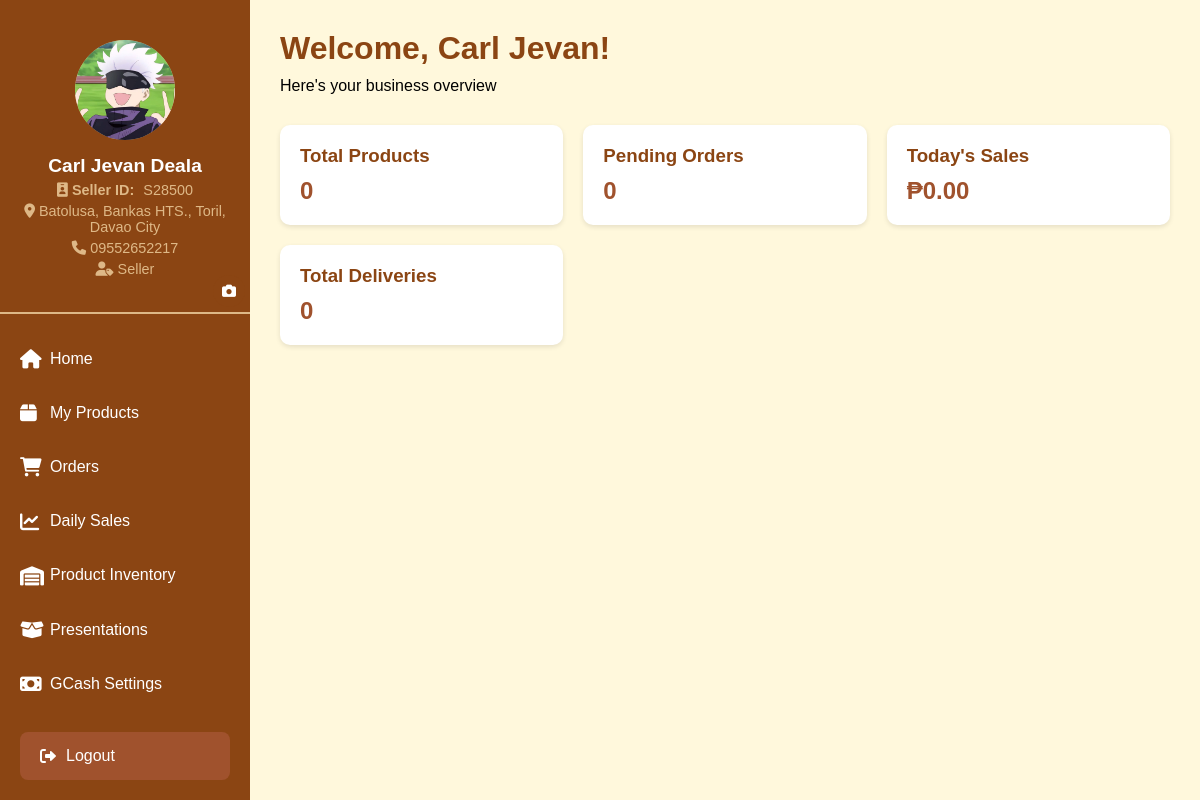
The page /seller_dashboard.php (signed in) on the database its author committed.
### tables this page shows
CREATE TABLE `users` (
  `ID` int(25) NOT NULL,
  `lastname` varchar(25) NOT NULL,
  `firstname` varchar(25) NOT NULL,
  `email` varchar(25) NOT NULL,
  `username` text NOT NULL,
  `password` text NOT NULL,
  `contactno` text NOT NULL,
  `address` text NOT NULL,
  `role` text NOT NULL,
  `created_at` timestamp NOT NULL DEFAULT current_timestamp(),
  `profile_photo` varchar(255) DEFAULT NULL,
  `employer_id` int(25) DEFAULT NULL
);

CREATE TABLE `seller_ids` (
  `id` int(11) NOT NULL,
  `user_id` int(11) DEFAULT NULL,
  `seller_unique_id` varchar(10) DEFAULT NULL,
  `created_at` timestamp NOT NULL DEFAULT current_timestamp()
);

### classes/User.php (called while the page is built, shortened)
<?php
class User {
    private $conn;
    public function __construct($conn) {
        $this->conn = $conn;
    }
    public function getUserById($userId) {
        $query = "SELECT * FROM users WHERE id = ?";
        $stmt = $this->conn->prepare($query);
        $stmt->execute([$userId]);
        return $stmt->fetch();
    }
}

### seller_dashboard.php (the view, shortened to what this page needs)
<?php
require_once 'database/config.php';
require_once 'classes/User.php';
$user = new User($pdo);
$userDetails = $user->getUserById($_SESSION['user_id']);
?>
<!DOCTYPE html>
<html lang="en">
<head>
    <link rel="stylesheet" href="https://cdnjs.cloudflare.com/ajax/libs/font-awesome/6.0.0/css/all.min.css">
</head>
<body>
    <div class="sidebar">
        <div class="profile-section">
            <div class="profile-image">
                <?php if (!empty($userDetails['profile_photo'])): ?>
                    <img src="<?php echo htmlspecialchars($userDetails['profile_photo']); ?>" alt="Profile Photo" style="width: 100%; height: 100%; border-radius: 50%; object-fit: cover;">
                <?php else: ?>
                    <i class="fas fa-user"></i>
                <?php endif; ?>
            </div>
            <button class="change-photo-btn" onclick="showProfileUploadModal()">
                <i class="fas fa-camera"></i>
            </button>
            <div class="profile-details">
                <h3><?php echo htmlspecialchars($userDetails['firstname'] . ' ' . $userDetails['lastname']); ?></h3>
                <?php
                $stmt = $pdo->prepare("SELECT seller_unique_id FROM seller_ids WHERE user_id = ?");
                $stmt->execute([$_SESSION['user_id']]);
                $sellerID = $stmt->fetch();
                ?>
                <p><strong><i class="fas fa-id-badge"></i> Seller ID:</strong> <?php echo htmlspecialchars($sellerID['seller_unique_id']); ?></p>
                <p><i class="fas fa-map-marker-alt"></i> <?php echo htmlspecialchars($userDetails['address']); ?></p>
                <p><i class="fas fa-phone"></i> <?php echo htmlspecialchars($userDetails['contactno']); ?></p>
                <p><i class="fas fa-user-tag"></i> <?php echo htmlspecialchars($userDetails['role']); ?></p>
            </div>
        </div>
        <ul class="nav-links">
            <li>
                <a href="seller_dashboard.php">
                    <i class="fas fa-home"></i>
                    <span>Home</span>
                </a>
            </li>
            <li>
                <a href="my_products.php">
                    <i class="fas fa-box"></i>
                    <span>My Products</span>
                </a>
            </li>
            <li>
                <a href="orders.php">
                    <i class="fas fa-shopping-cart"></i>
                    <span>Orders</span>
                </a>
            </li>
            <li>
                <a href="daily_sales.php">
                    <i class="fas fa-chart-line"></i>
                    <span>Daily Sales</span>
                </a>
            </li>
            <li>
                <a href="inventory.php">
                    <i class="fas fa-warehouse"></i>
                    <span>Product Inventory</span>
                </a>
            </li>
            <li>
                <a href="presentations.php" class="active">
                    <i class="fas fa-box-open"></i>
                    <span>Presentations</span>
                </a>
            </li>
            <li>
                <a href="gcash_settings.php">
                    <i class="fas fa-money-bill"></i>
                    <span>GCash Settings</span>
                </a>
            </li>
        </ul>
        <div class="logout-btn">
            <a href="logout.php">
                <i class="fas fa-sign-out-alt"></i>
                <span>Logout</span>
            </a>
        </div>
    </div>
    <div class="main-content">
        <div class="dashboard-header">
            <h1>Welcome, <?php echo htmlspecialchars($userDetails['firstname']); ?>!</h1>
            <p>Here's your business overview</p>
        </div>
        <div class="dashboard-stats">
            <div class="stat-card">
                <h3>Total Products</h3>
                <p>0</p>
            </div>
            <div class="stat-card">
                <h3>Pending Orders</h3>
                <p>0</p>
            </div>
            <div class="stat-card">
                <h3>Today's Sales</h3>
                <p>₱0.00</p>
            </div>
            <div class="stat-card">
                <h3>Total Deliveries</h3>
                <p>0</p>
            </div>
        </div>
    </div>
</body>
</html>

### seller_dashboard.php (style rules this page uses)
:root { --primary-brown: #8B4513; --secondary-brown: #A0522D; --light-brown: #DEB887; --bg-brown: #FFF8DC; --sidebar-width: 250px; }
* { margin: 0; padding: 0; box-sizing: border-box; }
body { font-family: 'Arial', sans-serif; background-color: var(--bg-brown); min-height: 100vh; display: flex; }
.sidebar { width: var(--sidebar-width); background-color: var(--primary-brown); color: white; padding: 20px 0; height: 100vh; position: fixed; left: 0; top: 0; overflow-y: auto; }
.profile-section { padding: 20px; text-align: center; border-bottom: 2px solid var(--light-brown); margin-bottom: 20px; position: relative; }
.profile-image { width: 100px; height: 100px; border-radius: 50%; background-color: var(--light-brown); margin: 0 auto 15px; display: flex; align-items: center; justify-content: center; font-size: 40px; color: var(--primary-brown); }
.profile-details { margin-bottom: 15px; }
.profile-details h3 { margin-bottom: 5px; font-size: 1.2rem; }
.profile-details p { font-size: 0.9rem; color: var(--light-brown); margin: 5px 0; }
.profile-details p strong { color: var(--light-brown); margin-right: 5px; }
.nav-links { list-style: none; padding: 0; }
.nav-links li { margin-bottom: 5px; }
.nav-links a { display: flex; align-items: center; padding: 15px 20px; color: white; text-decoration: none; transition: all 0.3s ease; }
.nav-links i { width: 30px; font-size: 1.2rem; }
.logout-btn { position: absolute; bottom: 20px; width: 100%; padding: 0 20px; }
.logout-btn a { display: flex; align-items: center; padding: 15px 20px; color: white; text-decoration: none; background-color: var(--secondary-brown); border-radius: 8px; transition: all 0.3s ease; }
.logout-btn i { margin-right: 10px; }
.main-content { margin-left: var(--sidebar-width); padding: 30px; width: calc(100% - var(--sidebar-width)); }
.dashboard-header { margin-bottom: 30px; }
.dashboard-header h1 { color: var(--primary-brown); font-size: 2rem; margin-bottom: 10px; }
.dashboard-stats { display: grid; grid-template-columns: repeat(auto-fit, minmax(250px, 1fr)); gap: 20px; margin-bottom: 30px; }
.stat-card { background-color: white; padding: 20px; border-radius: 10px; box-shadow: 0 2px 5px rgba(0, 0, 0, 0.1); }
.stat-card h3 { color: var(--primary-brown); margin-bottom: 10px; }
.stat-card p { font-size: 1.5rem; color: var(--secondary-brown); font-weight: bold; }
.change-photo-btn { position: absolute; bottom: 5px; right: 5px; background: var(--primary-brown); color: white; width: 32px; height: 32px; border-radius: 50%; border: none; cursor: pointer; display: flex; align-items: center; justify-content: center; font-size: 14px; transition: background-color 0.3s ease; }
.sidebar { transition: transform 0.3s ease; }

### rows shown on the page
users: profile_photo (picture), firstname+lastname "Carl Jevan Deala", address "Batolusa, Bankas HTS., Toril, Davao City", contactno "09552652217", role "Seller", firstname "Carl Jevan"
seller_ids: seller_unique "S28500"
